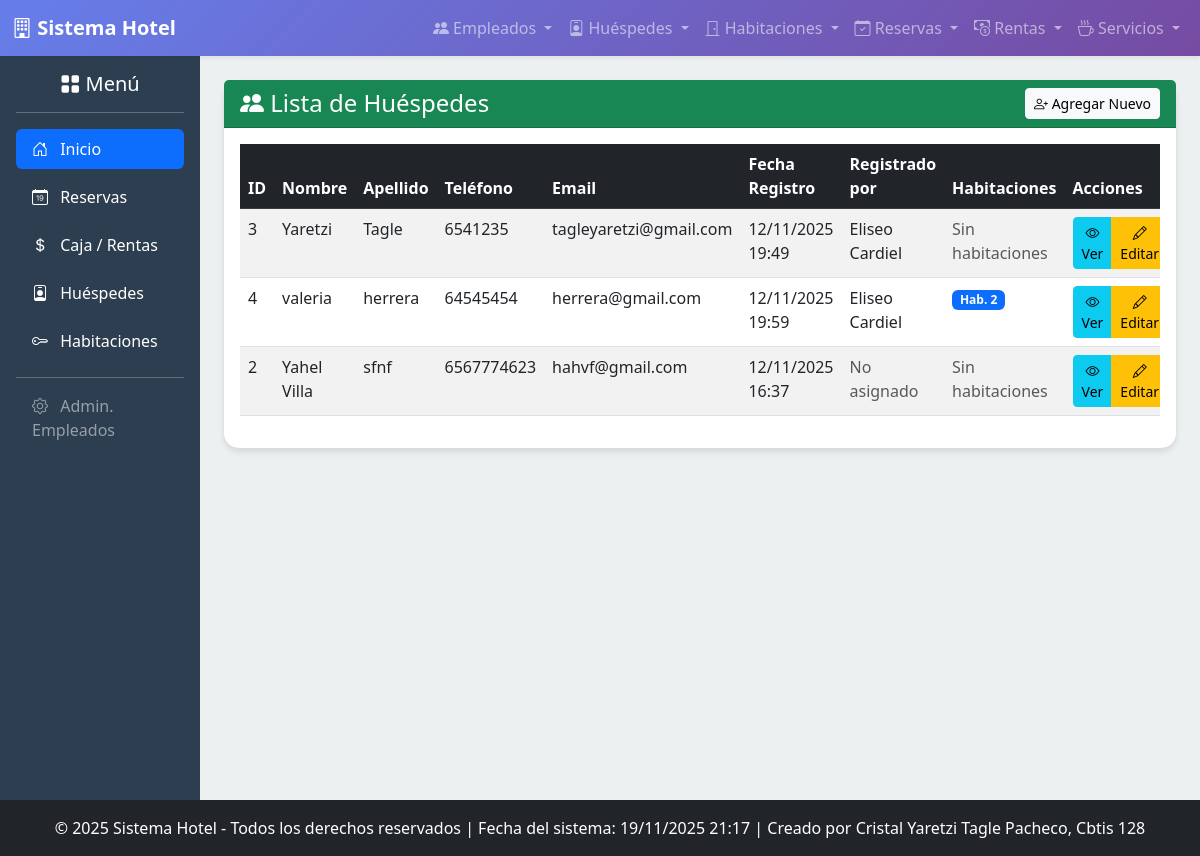
The page /huespedes/ver/ on the database its author committed.
### app_Hotel/models.py (models this page shows, shortened)
class Huesped(models.Model):
    nombre = models.CharField(max_length=100)
    apellido = models.CharField(max_length=100)
    telefono = models.CharField(max_length=15)
    email = models.EmailField(unique=True)
    fecha_registro = models.DateTimeField(auto_now_add=True)
    direccion = models.TextField()
    registrado_por = models.ForeignKey(
        Empleado,
        on_delete=models.SET_NULL,
        null=True,
        blank=True,
        related_name='huespedes_registrados',
        help_text='Empleado que realizó el registro del huésped.'
    )
    habitaciones = models.ManyToManyField(
        Habitacion,
        related_name='huespedes_actuales',
        blank=True,
        help_text='Habitaciones actualmente ocupadas por este huésped.'
    )
    class Meta:
        verbose_name_plural = "Huéspedes"
        ordering = ['apellido']

class Empleado(models.Model):
    CARGOS = (
        ('GER', 'Gerente'),
        ('REC', 'Recepcionista'),
        ('LIM', 'Personal de Limpieza'),
        ('OTR', 'Otro'),
    )
    TURNOS = (
        ('MAN', 'Mañana'),
        ('TAR', 'Tarde'),
        ('NOCH', 'Noche'),
    )
    nombre = models.CharField(max_length=100)
    apellido = models.CharField(max_length=100)
    cargo = models.CharField(max_length=3, choices=CARGOS, default='OTR')
    fecha_contratacion = models.DateField()
    salario = models.DecimalField(max_digits=10, decimal_places=2)
    turno = models.CharField(max_length=4, choices=TURNOS)
    telefono = models.CharField(max_length=15, unique=True)
    class Meta:
        verbose_name_plural = "Empleados"
        ordering = ['apellido']

class Habitacion(models.Model):
    TIPOS_HABITACION = (
        ('IND', 'Individual'),
        ('DOB', 'Doble'),
        ('SUI', 'Suite'),
        ('FAM', 'Familiar'),
    )
    ESTADOS_LIMPIEZA = (
        ('LIM', 'Limpia'),
        ('SUC', 'Sucia'),
        ('MNT', 'En Mantenimiento'),
    )
    numero = models.IntegerField(unique=True)
    tipo = models.CharField(max_length=3, choices=TIPOS_HABITACION)
    capacidad = models.IntegerField(help_text='Máximo número de personas.')
    precio_por_noche = models.DecimalField(max_digits=8, decimal_places=2)
    disponibles = models.BooleanField(default=True, help_text='Indica si la habitación está lista para ser reservada.')
    piso = models.IntegerField()
    estado_limpieza = models.CharField(max_length=3, choices=ESTADOS_LIMPIEZA, default='LIM')
    class Meta:
        verbose_name_plural = "Habitaciones"
        ordering = ['numero']

### app_Hotel/views.py (the view)
# urls.py: path('huespedes/ver/', views.ver_huespedes, name='ver_huespedes'),
def ver_huespedes(request):
    huespedes = Huesped.objects.all()
    return render(request, 'huespedes/ver_huespedes.html', {'huespedes': huespedes})

### app_Hotel/templates/huespedes/ver_huespedes.html (shortened to what this page needs)
{% extends 'base.html' %}
{% block content %}
<div class="row">
    <div class="col-12">
        <div class="card">
            <div class="card-header bg-success text-white d-flex justify-content-between align-items-center">
                <h4 class="mb-0"><i class="bi bi-people-fill"></i> Lista de Huéspedes</h4>
                <a href="{% url 'agregar_huesped' %}" class="btn btn-light btn-sm">
                    <i class="bi bi-person-plus"></i> Agregar Nuevo
                </a>
            </div>
            <div class="card-body">
                <div class="table-responsive">
                    <table class="table table-striped table-hover">
                        <thead class="table-dark">
                            <tr>
                                <th>ID</th>
                                <th>Nombre</th>
                                <th>Apellido</th>
                                <th>Teléfono</th>
                                <th>Email</th>
                                <th>Fecha Registro</th>
                                <th>Registrado por</th>
                                <th>Habitaciones</th>
                                <th>Acciones</th>
                            </tr>
                        </thead>
                        <tbody>
                            {% for huesped in huespedes %}
                            <tr>
                                <td>{{ huesped.id }}</td>
                                <td>{{ huesped.nombre }}</td>
                                <td>{{ huesped.apellido }}</td>
                                <td>{{ huesped.telefono }}</td>
                                <td>{{ huesped.email }}</td>
                                <td>{{ huesped.fecha_registro|date:"d/m/Y H:i" }}</td>
                                <td>
                                    {% if huesped.registrado_por %}
                                        {{ huesped.registrado_por.nombre }} {{ huesped.registrado_por.apellido }}
                                    {% else %}
                                        <span class="text-muted">No asignado</span>
                                    {% endif %}
                                </td>
                                <td>
                                    {% for habitacion in huesped.habitaciones.all %}
                                        <span class="badge bg-primary">Hab. {{ habitacion.numero }}</span>
                                    {% empty %}
                                        <span class="text-muted">Sin habitaciones</span>
                                    {% endfor %}
                                </td>
                                <td>
                                    <div class="btn-group" role="group">
                                        <a href="#" class="btn btn-info btn-sm">
                                            <i class="bi bi-eye"></i> Ver
                                        </a>
                                        <a href="{% url 'realizar_actualizacion_huesped' huesped.id %}" class="btn btn-warning btn-sm">
                                            <i class="bi bi-pencil"></i> Editar
                                        </a>
                                    </div>
                                </td>
                            </tr>
                            {% empty %}
                            <tr>
                                <td colspan="9" class="text-center">No hay huéspedes registrados</td>
                            </tr>
                            {% endfor %}
                        </tbody>
                    </table>
                </div>
            </div>
        </div>
    </div>
</div>
{% endblock %}

### app_Hotel/templates/base.html (style rules this page uses)
body { background-color: #f8f9fa; font-family: 'Segoe UI', Tahoma, Geneva, Verdana, sans-serif; }
.card { border: none; border-radius: 15px; box-shadow: 0 4px 6px rgba(0,0,0,0.1); transition: transform 0.3s ease; }

### rows shown on the page
Huesped: id "3", nombre "Yaretzi", apellido "Tagle", telefono "6541235", email "tagleyaretzi@gmail.com", fecha_registro "12/11/2025 19:49", registrado_por.nombre "Eliseo", registrado_por.apellido "Cardiel"
Huesped: id "4", nombre "valeria", apellido "herrera", telefono "64545454", email "herrera@gmail.com", fecha_registro "12/11/2025 19:59", registrado_por.nombre "Eliseo", registrado_por.apellido "Cardiel"
Habitacion: numero "2"
Huesped: id "2", nombre "Yahel Villa", apellido "sfnf", telefono "6567774623", email "hahvf@gmail.com", fecha_registro "12/11/2025 16:37", shows "No asignado"
